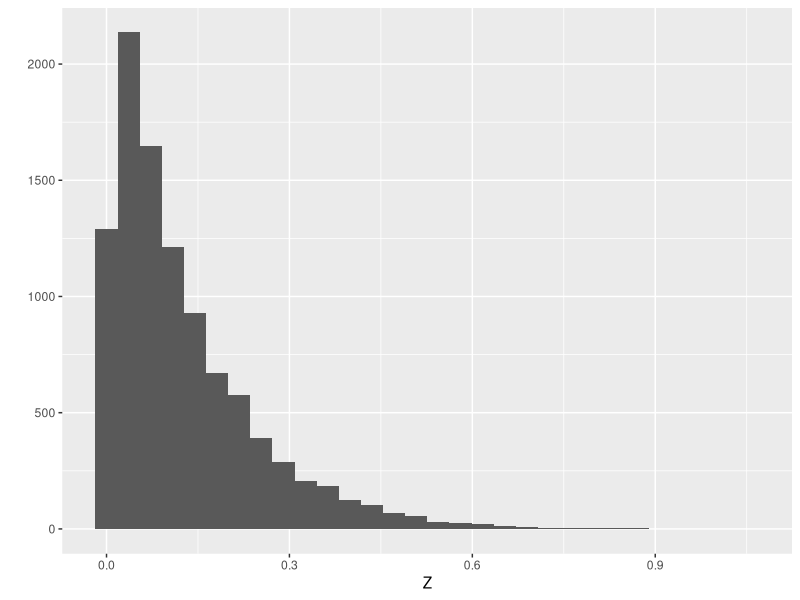

R code for this plot:
## ---- chunk 1
library(tidyverse)
## ---- chunk 2
set.seed(1234)
## ---- chunk 3
n <- 5
lambda <- 8

X <- rgamma(1:10000, shape=n, scale=1/lambda)
## ---- chunk 4
Y <- 0
for (i in 1:n){
  Y <- Y + rexp(1:10000, rate=lambda)
}

Z <- rexp(1:10000, rate=lambda)
## ---- chunk 5
print(mean(X))
print(mean(Y))
print(mean(Z))
## ---- chunk 6
print(var(X))
print(var(Y))
print(var(Z))
## ---- chunk 7
qplot(Z)
## ---- chunk 8
mean(Z)
## ---- chunk 9
print(n / lambda)

print(mean(Y))
## ---- chunk 10
prob1c <- pgamma(1, shape= lambda / 2)
